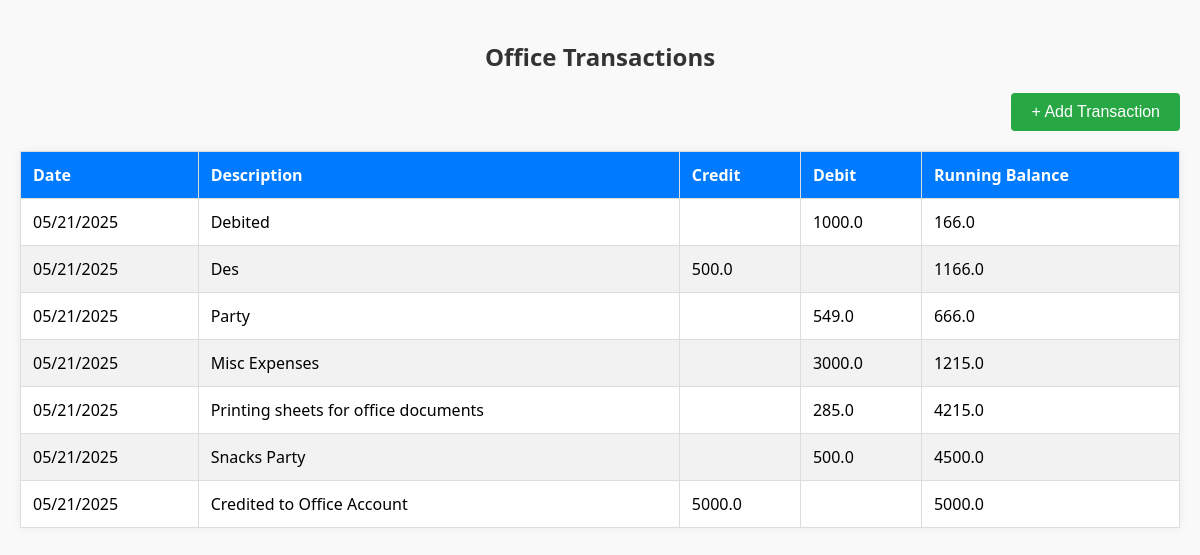
The page / on the database its author committed.
### tables this page shows
CREATE TABLE transactions (
                id INTEGER PRIMARY KEY AUTOINCREMENT,
                date TEXT,
                description TEXT NOT NULL,
                credit REAL DEFAULT 0,
                debit REAL DEFAULT 0,
                balance REAL
            );

### app.py (the view)
@app.route('/')
def index():
    calculate_running_balance()
    with sqlite3.connect("transactions.db") as conn:
        transactions = conn.execute("SELECT * FROM transactions ORDER BY date DESC, id DESC").fetchall()
    return render_template('index.html', transactions=transactions)

### app.py (called while the page is built)
def calculate_running_balance():
    with sqlite3.connect("transactions.db") as conn:
        cursor = conn.execute("SELECT * FROM transactions ORDER BY date ASC, id ASC")
        rows = cursor.fetchall()
        balance = 0
        for row in rows:
            id, date, desc, credit, debit, _ = row
            balance += credit - debit
            conn.execute("UPDATE transactions SET balance = ? WHERE id = ?", (balance, id))
        conn.commit()

### templates/index.html (shortened to what this page needs)
<!DOCTYPE html>
<html lang="en">
<head>
    <link rel="stylesheet" href="{{ url_for('static', filename='style.css') }}">
</head>
<body>
    <h2>Office Transactions</h2>
    <div class="add-btn">
        <a href="/add"><button>+ Add Transaction</button></a>
    </div>
    <table>
        <thead>
            <tr>
                <th>Date</th>
                <th>Description</th>
                <th>Credit</th>
                <th>Debit</th>
                <th>Running Balance</th>
            </tr>
        </thead>
        <tbody>
            {% for t in transactions %}
            <tr>
                <td>{{ t[1] }}</td>
                <td>{{ t[2] }}</td>
                <td>{{ t[3] if t[3] != 0 else '' }}</td>
                <td>{{ t[4] if t[4] != 0 else '' }}</td>
                <td>{{ t[5] }}</td>
            </tr>
            {% endfor %}
        </tbody>
    </table>
</body>
</html>

### static/style.css (style rules this page uses)
body { font-family: 'Segoe UI', Tahoma, Geneva, Verdana, sans-serif; background-color: #f9f9f9; padding: 20px; margin: 0; }
h1, h2 { color: #333; text-align: center; }
table { width: 100%; border-collapse: collapse; margin-top: 20px; background-color: #fff; box-shadow: 0 0 10px rgba(0,0,0,0.05); }
th, td { border: 1px solid #ddd; padding: 12px; text-align: left; }
th { background-color: #007bff; color: white; }
tr:nth-child(even) { background-color: #f2f2f2; }
.add-btn { display: block; margin: 10px 0; text-align: right; }
.add-btn button { background-color: #28a745; border: none; color: white; padding: 10px 20px; font-size: 16px; border-radius: 4px; cursor: pointer; transition: 0.3s; }

### rows shown on the page
transactions: date "05/21/2025", description "Debited", debit "1000.0", balance "166.0"
transactions: date "05/21/2025", description "Des", credit "500.0", balance "1166.0"
transactions: date "05/21/2025", description "Party", debit "549.0", balance "666.0"
transactions: date "05/21/2025", description "Misc Expenses", debit "3000.0", balance "1215.0"
transactions: date "05/21/2025", description "Printing sheets for office documents", debit "285.0", balance "4215.0"
transactions: date "05/21/2025", description "Snacks Party", debit "500.0", balance "4500.0"
transactions: date "05/21/2025", description "Credited to Office Account", credit "5000.0", balance "5000.0"
